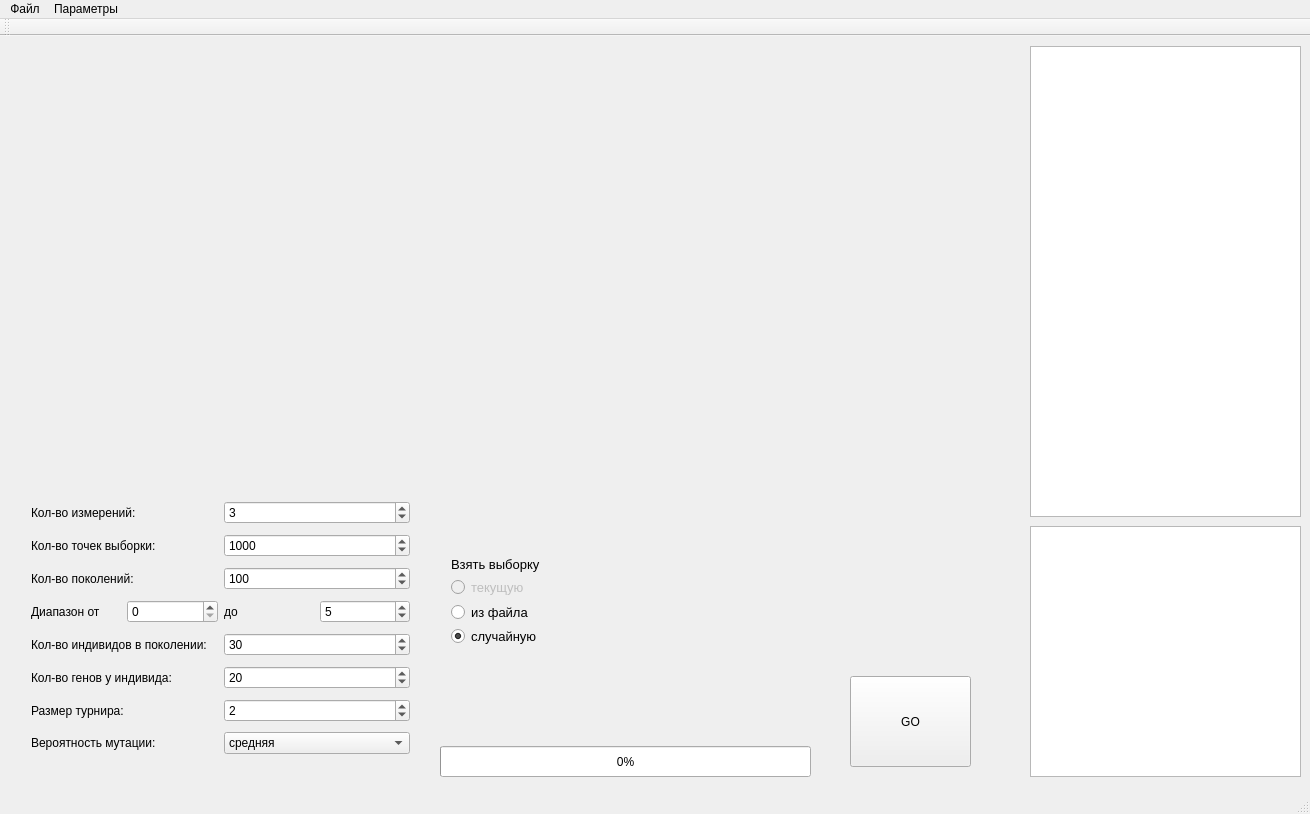
<?xml version="1.0" encoding="UTF-8"?>
<ui version="4.0">
 <class>MainWindow</class>
 <widget class="QMainWindow" name="MainWindow">
  <property name="geometry">
   <rect>
    <x>0</x>
    <y>0</y>
    <width>1310</width>
    <height>814</height>
   </rect>
  </property>
  <property name="windowTitle">
   <string>MainWindow</string>
  </property>
  <widget class="QWidget" name="centralWidget">
   <widget class="QTextEdit" name="textEdit">
    <property name="geometry">
     <rect>
      <x>1030</x>
      <y>490</y>
      <width>271</width>
      <height>251</height>
     </rect>
    </property>
   </widget>
   <widget class="QCustomPlot" name="widget" native="true">
    <property name="geometry">
     <rect>
      <x>30</x>
      <y>10</y>
      <width>881</width>
      <height>421</height>
     </rect>
    </property>
   </widget>
   <widget class="QPushButton" name="pushButton">
    <property name="geometry">
     <rect>
      <x>850</x>
      <y>640</y>
      <width>121</width>
      <height>91</height>
     </rect>
    </property>
    <property name="text">
     <string>GO</string>
    </property>
   </widget>
   <widget class="QTableView" name="tableView">
    <property name="geometry">
     <rect>
      <x>1030</x>
      <y>10</y>
      <width>271</width>
      <height>471</height>
     </rect>
    </property>
   </widget>
   <widget class="QWidget" name="widget_2" native="true">
    <property name="geometry">
     <rect>
      <x>440</x>
      <y>510</y>
      <width>111</width>
      <height>111</height>
     </rect>
    </property>
    <layout class="QVBoxLayout" name="verticalLayout">
     <item>
      <widget class="QLabel" name="label">
       <property name="font">
        <font>
         <pointsize>10</pointsize>
        </font>
       </property>
       <property name="text">
        <string>Взять выборку:</string>
       </property>
      </widget>
     </item>
     <item>
      <widget class="QRadioButton" name="currentRadio">
       <property name="enabled">
        <bool>false</bool>
       </property>
       <property name="font">
        <font>
         <pointsize>10</pointsize>
        </font>
       </property>
       <property name="text">
        <string>текущую</string>
       </property>
      </widget>
     </item>
     <item>
      <widget class="QRadioButton" name="fileRadio">
       <property name="font">
        <font>
         <pointsize>10</pointsize>
        </font>
       </property>
       <property name="text">
        <string>из файла</string>
       </property>
      </widget>
     </item>
     <item>
      <widget class="QRadioButton" name="randomRadio">
       <property name="font">
        <font>
         <pointsize>10</pointsize>
        </font>
       </property>
       <property name="text">
        <string>случайную</string>
       </property>
       <property name="checked">
        <bool>true</bool>
       </property>
      </widget>
     </item>
    </layout>
   </widget>
   <widget class="QWidget" name="widget_3" native="true">
    <property name="geometry">
     <rect>
      <x>20</x>
      <y>450</y>
      <width>401</width>
      <height>291</height>
     </rect>
    </property>
    <layout class="QVBoxLayout" name="verticalLayout_2">
     <item>
      <layout class="QHBoxLayout" name="componentNumber">
       <item>
        <widget class="QLabel" name="label_2">
         <property name="text">
          <string>Кол-во измерений:</string>
         </property>
        </widget>
       </item>
       <item>
        <widget class="QSpinBox" name="componentNumberSpin">
         <property name="value">
          <number>3</number>
         </property>
        </widget>
       </item>
      </layout>
     </item>
     <item>
      <layout class="QHBoxLayout" name="horizontalLayout_4">
       <item>
        <widget class="QLabel" name="label_5">
         <property name="text">
          <string>Кол-во точек выборки:</string>
         </property>
        </widget>
       </item>
       <item>
        <widget class="QSpinBox" name="selectCountSpin">
         <property name="maximum">
          <number>10000</number>
         </property>
         <property name="value">
          <number>1000</number>
         </property>
        </widget>
       </item>
      </layout>
     </item>
     <item>
      <layout class="QHBoxLayout" name="horizontalLayout_5">
       <item>
        <widget class="QLabel" name="label_6">
         <property name="text">
          <string>Кол-во поколений:</string>
         </property>
        </widget>
       </item>
       <item>
        <widget class="QSpinBox" name="countGenerationSpin">
         <property name="maximum">
          <number>1000</number>
         </property>
         <property name="value">
          <number>100</number>
         </property>
        </widget>
       </item>
      </layout>
     </item>
     <item>
      <layout class="QHBoxLayout" name="horizontalLayout_3">
       <item>
        <widget class="QLabel" name="label_4">
         <property name="text">
          <string>Диапазон от</string>
         </property>
        </widget>
       </item>
       <item>
        <widget class="QSpinBox" name="leftSearchSpin"/>
       </item>
       <item>
        <widget class="QLabel" name="label_10">
         <property name="text">
          <string>до</string>
         </property>
        </widget>
       </item>
       <item>
        <widget class="QSpinBox" name="rightSearchSpin">
         <property name="value">
          <number>5</number>
         </property>
        </widget>
       </item>
      </layout>
     </item>
     <item>
      <layout class="QHBoxLayout" name="horizontalLayout_6">
       <item>
        <widget class="QLabel" name="label_7">
         <property name="text">
          <string>Кол-во индивидов в поколении:</string>
         </property>
        </widget>
       </item>
       <item>
        <widget class="QSpinBox" name="individNumberSpin">
         <property name="value">
          <number>30</number>
         </property>
        </widget>
       </item>
      </layout>
     </item>
     <item>
      <layout class="QHBoxLayout" name="horizontalLayout_7">
       <item>
        <widget class="QLabel" name="label_8">
         <property name="text">
          <string>Кол-во генов у индивида:</string>
         </property>
        </widget>
       </item>
       <item>
        <widget class="QSpinBox" name="geneNumberSpin">
         <property name="value">
          <number>20</number>
         </property>
        </widget>
       </item>
      </layout>
     </item>
     <item>
      <layout class="QHBoxLayout" name="horizontalLayout_8">
       <item>
        <widget class="QLabel" name="label_9">
         <property name="text">
          <string>Размер турнира:</string>
         </property>
        </widget>
       </item>
       <item>
        <widget class="QSpinBox" name="tournSizeSpin">
         <property name="value">
          <number>2</number>
         </property>
        </widget>
       </item>
      </layout>
     </item>
     <item>
      <layout class="QHBoxLayout" name="horizontalLayout_9">
       <item>
        <widget class="QLabel" name="label_11">
         <property name="text">
          <string>Вероятность мутации:</string>
         </property>
        </widget>
       </item>
       <item>
        <widget class="QComboBox" name="mutationCombo">
         <property name="currentIndex">
          <number>1</number>
         </property>
         <item>
          <property name="text">
           <string>слабая</string>
          </property>
         </item>
         <item>
          <property name="text">
           <string>средняя</string>
          </property>
         </item>
         <item>
          <property name="text">
           <string>сильная</string>
          </property>
         </item>
        </widget>
       </item>
      </layout>
     </item>
    </layout>
   </widget>
   <widget class="QProgressBar" name="progressBar">
    <property name="geometry">
     <rect>
      <x>440</x>
      <y>710</y>
      <width>371</width>
      <height>31</height>
     </rect>
    </property>
    <property name="value">
     <number>0</number>
    </property>
   </widget>
  </widget>
  <widget class="QMenuBar" name="menuBar">
   <property name="geometry">
    <rect>
     <x>0</x>
     <y>0</y>
     <width>1310</width>
     <height>21</height>
    </rect>
   </property>
   <widget class="QMenu" name="menu">
    <property name="title">
     <string>Файл</string>
    </property>
    <addaction name="selectSave"/>
    <addaction name="regressionSave"/>
   </widget>
   <widget class="QMenu" name="menu_2">
    <property name="title">
     <string>Параметры</string>
    </property>
    <addaction name="setDefault"/>
   </widget>
   <addaction name="menu"/>
   <addaction name="menu_2"/>
  </widget>
  <widget class="QToolBar" name="mainToolBar">
   <attribute name="toolBarArea">
    <enum>TopToolBarArea</enum>
   </attribute>
   <attribute name="toolBarBreak">
    <bool>false</bool>
   </attribute>
  </widget>
  <widget class="QStatusBar" name="statusBar"/>
  <action name="setDefault">
   <property name="text">
    <string>По умолчанию</string>
   </property>
  </action>
  <action name="selectSave">
   <property name="text">
    <string>Сохранить выборку...</string>
   </property>
  </action>
  <action name="regressionSave">
   <property name="text">
    <string>Сохранить регрессию...</string>
   </property>
  </action>
 </widget>
 <layoutdefault spacing="6" margin="11"/>
 <customwidgets>
  <customwidget>
   <class>QCustomPlot</class>
   <extends>QWidget</extends>
   <header>qcustomplot.h</header>
   <container>1</container>
  </customwidget>
 </customwidgets>
 <resources/>
 <connections/>
</ui>
